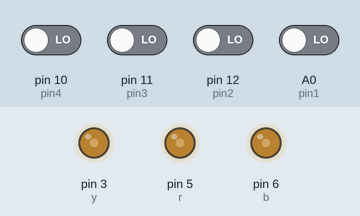
Bench run of a sketch on a simulated Arduino Uno, built with avr-gcc and run on an emulated ATmega328P. Shown: output pins drawn as LEDs (lit = HIGH). Inputs (shaded band) come from the test bench; at power-on: A0 (pin1), pin 10 (pin4), pin 11 (pin3), pin 12 (pin2) LOW.

Above: at 1.3 s.
1.4 s: pin 11 (pin3) driven HIGH
At 4.32 s:
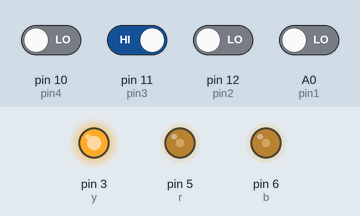
4.4 s: pin 12 (pin2) driven HIGH
At 7.38 s:
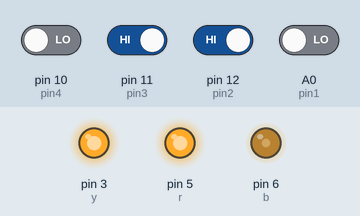
7.4 s: pin 10 (pin4) driven HIGH
At 8.73 s:
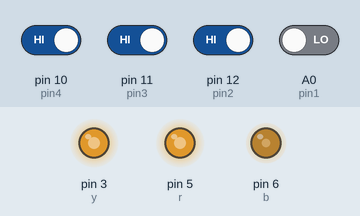
10.4 s: A0 (pin1) driven HIGH
At 13.1 s:
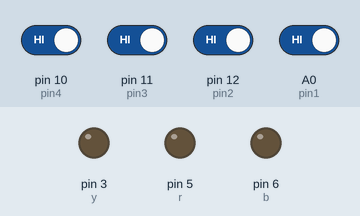
13.4 s: pin 10 (pin4) driven LOW
At 14.31 s:
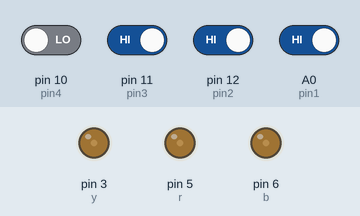
16.4 s: pin 11 (pin3) driven LOW
At 19.3 s:
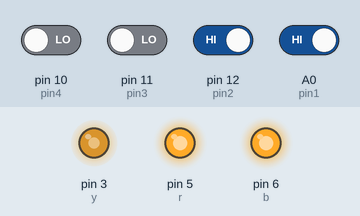
Timing chart, 0 to 20.4 s (numbered marks = the images above; inputs shaded):
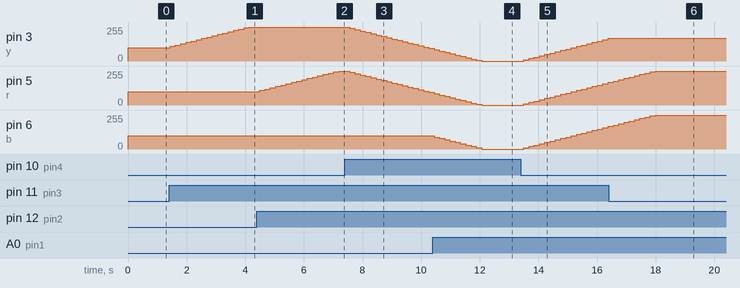

Measured:
- after the input at 1.4 s, pin 3 (y): moves from 100/255 to 255/255 over 2.7 s, starting at once
- after the input at 4.4 s, pin 5 (r): moves from 100/255 to 255/255 over 2.7 s, starting after 0.10 s
- after the input at 7.4 s, pin 3 (y), pin 5 (r): moves from 255/255 to 95/255 over 2.7 s, starting after 0.16 s
- after the input at 10.4 s, pin 6 (b): moves from 100/255 to 0/255 over 1.6 s, starting at once
- after the input at 13.4 s, pin 3 (y), pin 5 (r), pin 6 (b): moves from 0/255 to 170/255 over 2.9 s, starting after 0.10 s
- after the input at 16.4 s, pin 3 (y): stays 170/255 (without the input it goes to 180/255 after 0.16 s)

The sketch:

botton_light.ino
```cpp
int y = 3;
int r = 5;
int b = 6;
int pin1 = A0;
int pin2 = 12;
int pin3 = 11;
int pin4 = 10;
int light1 = 100;
int light2 = 100;
int light3 = 100;

void setup() {
  // put your setup code here, to run once:

    pinMode(y, OUTPUT);
    pinMode(r,OUTPUT);
    pinMode(b,OUTPUT);
    pinMode(pin1,INPUT);
    pinMode(pin2,INPUT);
    pinMode(pin3,INPUT);
    pinMode(pin4,INPUT);
         //该端口需要选择有#号标识的数字口
     analogWrite(y,light1);
     analogWrite(r,light2);
     analogWrite(b,light3);

}

void loop() {
  // put your main code here, to run repeatedly:
  int i;//定义变量
  int h;
  int j;
  int k;
  while(1)
  {
    delay(180);
    i=digitalRead(pin4);//读取模拟5口电压值
    h=digitalRead(pin3);
    j=digitalRead(pin2);
    k=digitalRead(pin1);
  if (i == HIGH) {
  //判断黄色
    if (h == HIGH) {
    // turn LED
    light1=light1-10;                         //每次累加值为5
    if (light1<=0) {
      light1=0;
    }
    analogWrite(y,light1);

    //判断红色
    }
    if (j == HIGH) {
    // turn LED
    light2=light2-10;                         //每次累加值为5
    if (light2<=0) {
      light2=0;
    }
    analogWrite(r,light2);

    //判断红色
    }
     if (k == HIGH) {
    // turn LED
    light3=light3-10;                         //每次累加值为5
    if (light3<=0) {
      light3=0;
    }
    analogWrite(b,light3);

    //判断红色
   }
  }
  else{
  if (h == HIGH) {
    // turn LED
    light1=light1+10;                         //每次累加值为5
    if (light1>=255) {
      light1=255;
    }
    analogWrite(y,light1);

    //判断红色
    }
    if (j == HIGH) {
    // turn LED
    light2=light2+10;                         //每次累加值为5
    if (light2>=255) {
      light2=255;
    }
    analogWrite(r,light2);

    //判断蓝色
    }
    if (k == HIGH) {
    // turn LED
    light3=light3+10;                         //每次累加值为5
    if (light3>=255) {
      light3=255;
    }
    analogWrite(b,light3);

  }
  }
}
}
```
